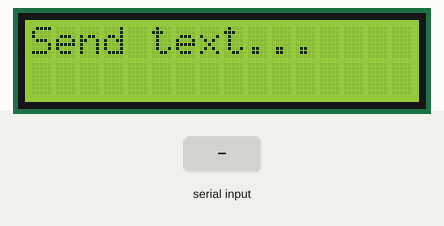
Recording of a sketch running on a simulated Arduino Uno, built with avr-gcc and run on an emulated ATmega328P. Parts: 16×2 character LCD. Inputs (shaded band) come from the test bench.

Above: at 1.2 s.
1.3 s: byte 30 received over Serial
At 2.5 s:
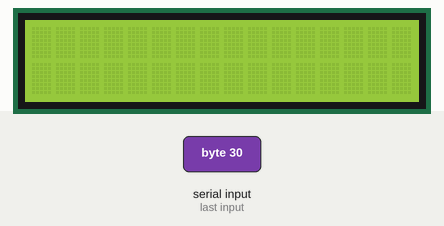
2.8 s: byte 90 received over Serial
At 3.7 s:
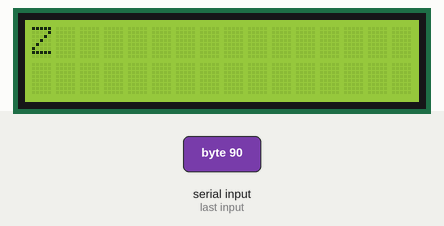
4.3 s: byte 120 received over Serial
At 4.8 s:
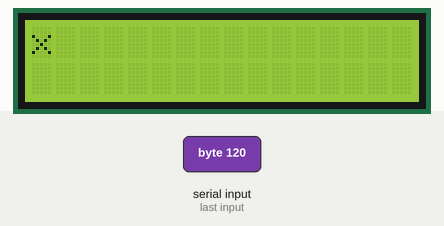
Timing chart, 0 to 7.3 s (numbered marks = the images above; inputs shaded):
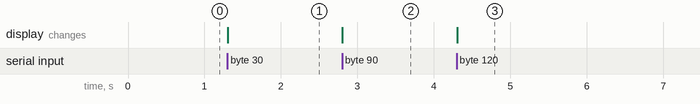

Measured:
- after the input at 1.3 s, the display: changes at once (image 1)
- after the input at 2.8 s, the display: changes at once (image 2)
- after the input at 4.3 s, the display: changes at once (image 3)

The sketch:

bai1.ino
```cpp
#include <Wire.h>
#include <LiquidCrystal_I2C.h>

LiquidCrystal_I2C lcd(0x27, 16, 2);

void setup() {
  Serial.begin(9600);
  lcd.init();
  lcd.backlight();

  lcd.setCursor(0,0);
  lcd.print("Send text...");
}

void loop() {
  if (Serial.available()) {
    lcd.clear();
    lcd.setCursor(0,0);

    while (Serial.available()) {
      char c = Serial.read();
      lcd.print(c);
      delay(10);
    }
  }
}
```
